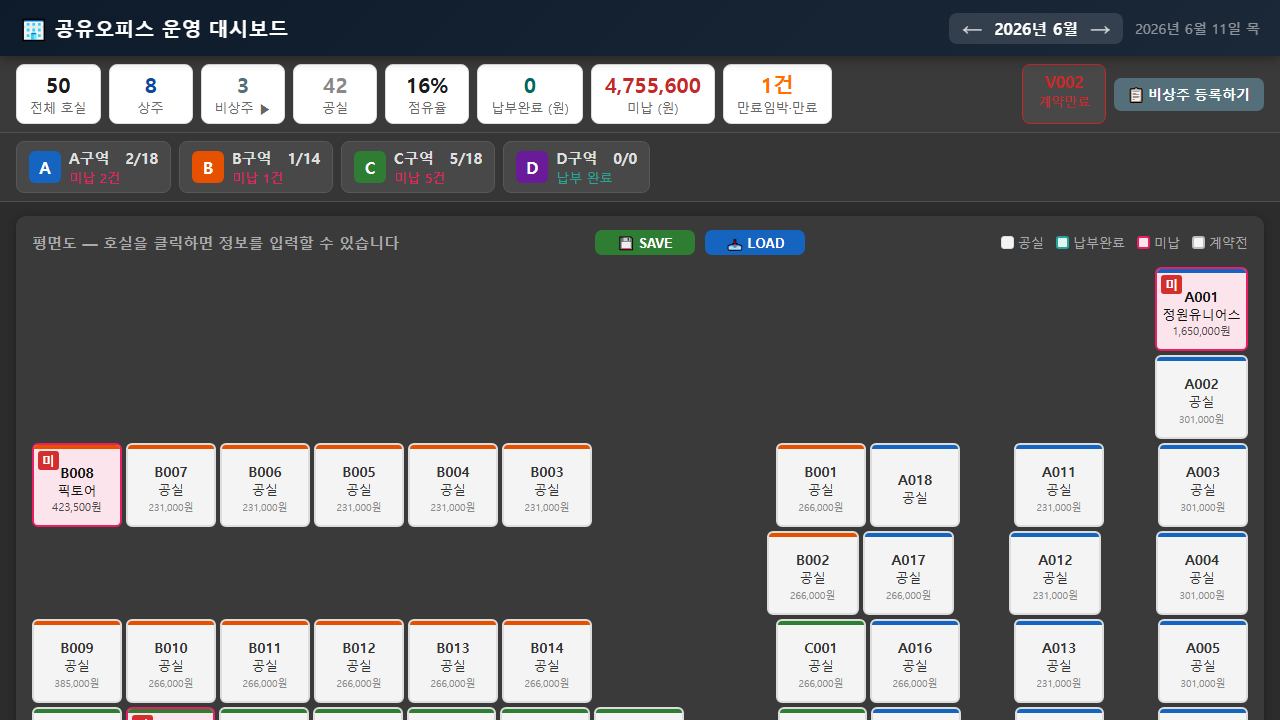
#> input picture Officeboard/test_pre_contract.png, 1280 x 720 px
$ python -i ocr_grid.py   (imports and definitions only)
#> lines starting #> are read from the running program, lines starting #| are printed output that depends on the picture
#> further down, picture is the input picture: shape (720, 1280, 3); mean B, G, R 105.7, 104.4, 104.1
"""3단계: 그리드(사각형) 영역 OCR 인식. 프로토타입(ocr_prototype/)에서 검증된 로직만 정리."""
import os
import cv2
import numpy as np
import pytesseract
from PIL import Image, ImageEnhance

from annotate import rect_corners

pytesseract.pytesseract.tesseract_cmd = r"C:\Program Files\Tesseract-OCR\tesseract.exe"
# [1 line not run here, left out]


# [8 lines left out: function warp_rect, not called in this run]


def preprocess_for_ocr(img_bgr, enhance_contrast=True, scale=2.0):
#> called with enhance_contrast = True, scale = 2
    rgb = cv2.cvtColor(img_bgr, cv2.COLOR_BGR2RGB)
    pil = Image.fromarray(rgb)
    if scale != 1.0:
        pil = pil.resize((max(1, int(pil.width * scale)), max(1, int(pil.height * scale))))
    if enhance_contrast:
        pil = ImageEnhance.Contrast(pil).enhance(1.4)
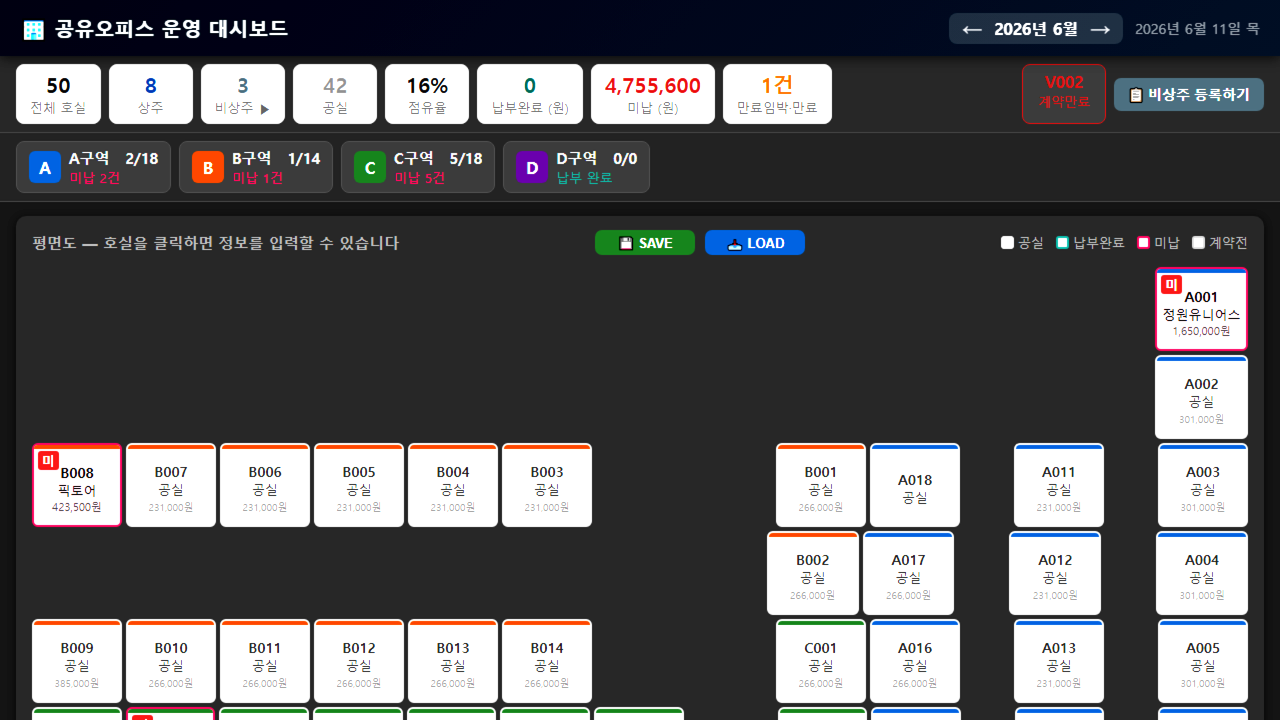
#> pil: PIL image 2560x1440 RGB (shown at 1/2 size); mean R, G, B 93.7, 93.7, 95.6
    return pil


# [39 lines left out: functions _ocr_words, _cluster_rows, recognize_lines, not called in this run]

>>> import cv2
>>> picture = cv2.imread('../Officeboard/test_pre_contract.png')
>>> result = preprocess_for_ocr(picture)
